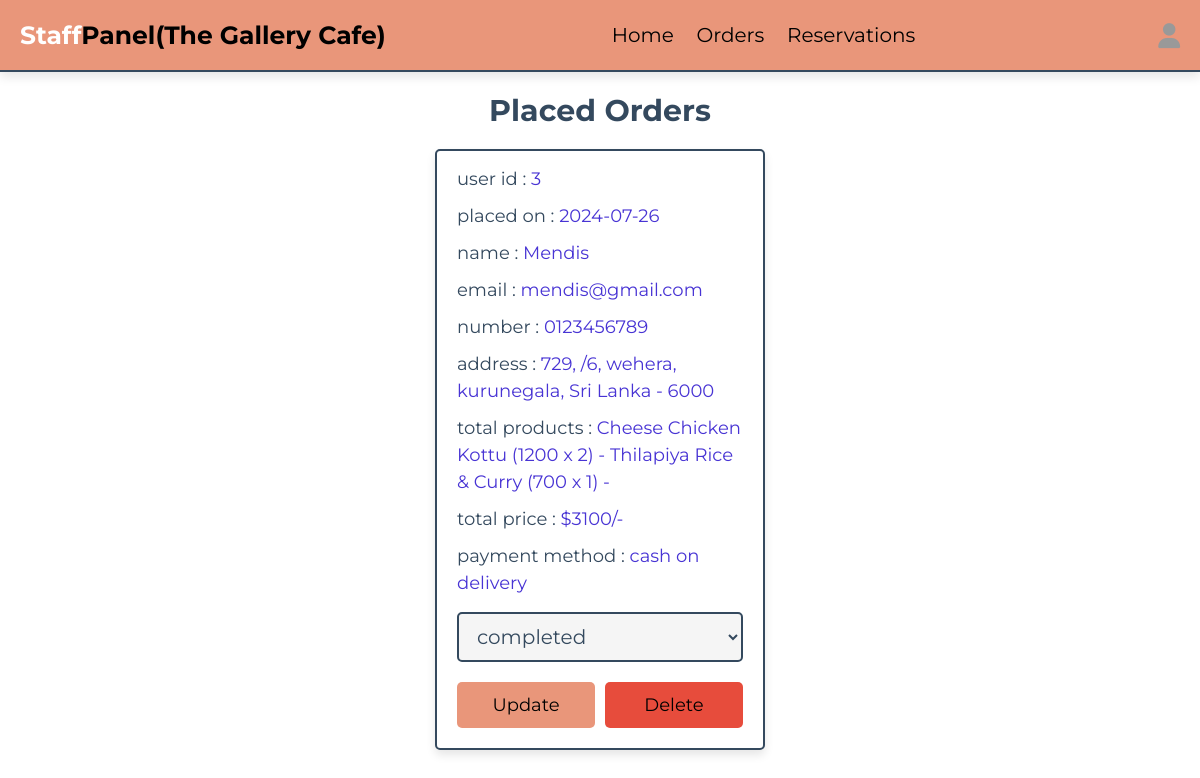
The page /admin/staff_placedorders.php (signed in) on the database its author committed.
### tables this page shows
CREATE TABLE `orders` (
  `id` int(100) NOT NULL,
  `user_id` int(100) NOT NULL,
  `name` varchar(20) NOT NULL,
  `number` varchar(10) NOT NULL,
  `email` varchar(50) NOT NULL,
  `method` varchar(50) NOT NULL,
  `address` varchar(100) NOT NULL,
  `total_products` varchar(1000) NOT NULL,
  `total_price` int(100) NOT NULL,
  `placed_on` date NOT NULL DEFAULT current_timestamp(),
  `payment_status` varchar(20) NOT NULL DEFAULT 'pending'
);

### admin/staff_placedorders.php (the view, shortened to what this page needs)
<?php
include '../components/connect.php';
?>
<!DOCTYPE html>
<html lang="en">
<head>
   <link rel="stylesheet" href="https://cdnjs.cloudflare.com/ajax/libs/font-awesome/6.1.1/css/all.min.css">
   <link rel="stylesheet" href="../css/admin_styles.css">
</head>
<body>
<?php include '../components/staff_header.php' ?>
<section class="placed-orders">
   <h1 class="heading">placed orders</h1>
   <div class="box-container">
   <?php
      $select_orders = $conn->prepare("SELECT * FROM `orders`");
      $select_orders->execute();
      if($select_orders->rowCount() > 0){
         while($fetch_orders = $select_orders->fetch(PDO::FETCH_ASSOC)){
   ?>
   <div class="box">
      <p> user id : <span><?= $fetch_orders['user_id']; ?></span> </p>
      <p> placed on : <span><?= $fetch_orders['placed_on']; ?></span> </p>
      <p> name : <span><?= $fetch_orders['name']; ?></span> </p>
      <p> email : <span><?= $fetch_orders['email']; ?></span> </p>
      <p> number : <span><?= $fetch_orders['number']; ?></span> </p>
      <p> address : <span><?= $fetch_orders['address']; ?></span> </p>
      <p> total products : <span><?= $fetch_orders['total_products']; ?></span> </p>
      <p> total price : <span>$<?= $fetch_orders['total_price']; ?>/-</span> </p>
      <p> payment method : <span><?= $fetch_orders['method']; ?></span> </p>
      <form action="" method="POST">
         <select name="payment_status" class="drop-down">
            <option value="" selected disabled><?= $fetch_orders['payment_status']; ?></option>
         </select>
         <div class="flex-btn">
            <input type="submit" value="update" class="btn" name="update_payment">
            <a href="staff_placedorders.php?delete=<?= $fetch_orders['id']; ?>" class="delete-btn" onclick="return confirm('delete this order?');">delete</a>
         </div>
      </form>
   </div>
   <?php
      }
   }else{
      echo '<p class="empty">no orders placed yet!</p>';
   }
   ?>
   </div>
</section>
</body>
</html>

### css/admin_styles.css (style rules this page uses)
:root { --main-color:#4834d4; --red:#e74c3c; --orange:#f39c12; --black:#34495e; --white:#fff; --light-bg:#f5f5f5; --light-color:#999; --border:.2rem solid var(--black); --box-shadow:0 .5rem 1rem rgba(0,0,0,.1); }
* { font-family: 'Montserrat', sans-serif; margin:0; padding:0; box-sizing: border-box; text-decoration: none; outline: none; border:none; }
html { font-size: 62.5%; overflow-x: hidden; }
body { background-image: url("https://img.freepik.com/free-photo/abstract-blur-lobby_74190-4691.jpg?ga=GA1.1.2067153801.1717743021&semt=ais_user"); background-repeat: no-repeat; background-size:cover; }
section { max-width: 1200px; margin:0 auto; padding:2rem; }
.btn, .delete-btn, .option-btn { display: block; margin-top: 1rem; border-radius: .5rem; cursor: pointer; width: 100%; font-size: 1.8rem; color:black; padding:1.2rem 3rem; text-transform: capitalize; text-align: center; }
.btn { background-color: darksalmon; }
.delete-btn { background-color: var(--red); }
.flex-btn { display: flex; gap:1rem; }
.heading { text-align: center; margin-bottom: 2rem; text-transform: capitalize; color:var(--black); font-size: 3rem; }
.placed-orders .box-container { display: grid; grid-template-columns: repeat(auto-fit, 33rem); gap:1.5rem; justify-content: center; align-items: flex-start; }
.placed-orders .box-container .box { background-color: var(--white); border-radius: .5rem; box-shadow: var(--box-shadow); border:var(--border); padding:2rem; padding-top: 1rem; }
.placed-orders .box-container .box p { padding: .5rem 0; line-height: 1.5; font-size: 1.8rem; color:var(--black); }
.placed-orders .box-container .box p span { color:var(--main-color); }
.placed-orders .box-container .box .drop-down { width: 100%; margin:1rem 0; background-color: var(--light-bg); padding:1rem 1.4rem; font-size: 2rem; color:var(--black); border:var(--border); border-radius: .5rem; }

### rows shown on the page
orders: user "3", placed_on "2024-07-26", name "Mendis", email "mendis@gmail.com", number "0123456789", address "729, /6, wehera, kurunegala, Sri Lanka - 6000", total_products "Cheese Chicken Kottu (1200 x 2) - Thilapiya Rice & Curry (700 x 1) -", total_price "3100", method "cash on delivery", payment_status "completed"
